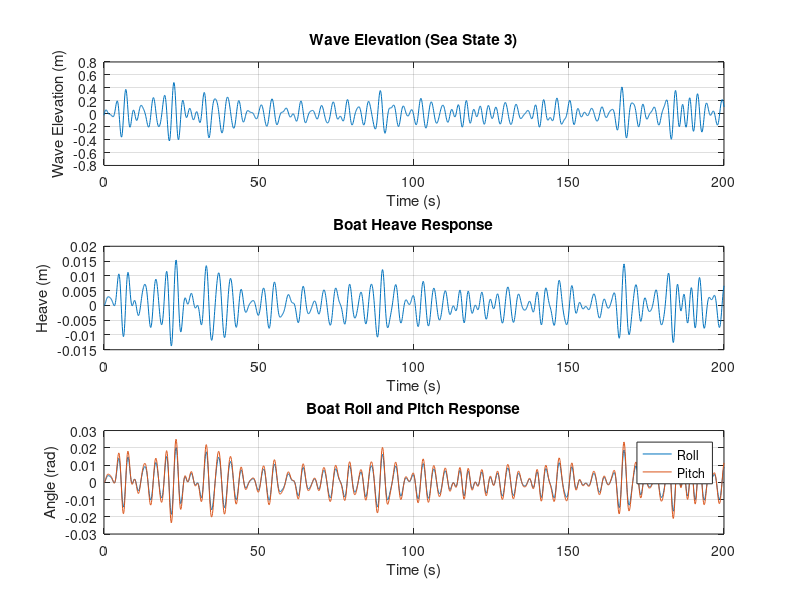

MATLAB code for this plot:
% Parameters for Douglas Sea State 3
Hs = 1;               % Significant wave height (average wave height), meters
Tp = 5;               % Peak period, seconds
omega = linspace(0.1, 3, 1000); % Angular frequency vector, rad/s
% Boat Parameters
m = 5000;             % Boat mass, kg
L = 8;                % Boat length, meters
B = 3;                % Boat beam (width), meters
Ixx = 8000;           % Moment of inertia about x-axis (roll), kg.m^2
Iyy = 10000;          % Moment of inertia about y-axis (pitch), kg.m^2
Izz = 12000;          % Moment of inertia about z-axis (yaw), kg.m^2
% Pierson-Moskowitz Spectrum
g = 9.81; % Acceleration due to gravity, m/s^2
alpha = 0.0081; % Empirical constant for PM spectrum
beta = 0.74; % Empirical constant
S = (alpha * g^2 ./ omega.^5) .* exp(-beta * (g ./ (omega .* Tp)).^4);
% Random phase angles for each wave component
phi = 2 * pi * rand(1, length(omega));
% Time domain simulation
dt = 0.1;                % Time step, seconds
t = 0:dt:200;            % Simulation time vector, seconds
eta = zeros(size(t));    % Wave elevation
% Generate wave elevation
for i = 1:length(omega)
    A = sqrt(2 * S(i) * (omega(2) - omega(1))); % Amplitude
    eta = eta + A * cos(omega(i) * t + phi(i));
end
% Calculate boat motion responses
% Transfer functions for boat motion (assumed simplified linear dynamics)
zeta_heave = 0.05;   % Damping ratio for heave
zeta_roll = 0.1;     % Damping ratio for roll
zeta_pitch = 0.1;    % Damping ratio for pitch
wn_heave = 2 * pi / Tp;  % Natural frequency for heave
wn_roll = wn_heave / 1.5; % Natural frequency for roll
wn_pitch = wn_heave / 1.2; % Natural frequency for pitch
% Boat response in each DOF
heave = zeros(size(t));
roll = zeros(size(t));
pitch = zeros(size(t));
for i = 2:length(t)
    % Heave response (vertical displacement)
    heave(i) = exp(-zeta_heave * wn_heave * dt) * heave(i-1) + ...
               (1 - exp(-zeta_heave * wn_heave * dt)) * eta(i);
    % Roll response (rotation about x-axis)
    roll(i) = exp(-zeta_roll * wn_roll * dt) * roll(i-1) + ...
              (1 - exp(-zeta_roll * wn_roll * dt)) * eta(i);
    % Pitch response (rotation about y-axis)
    pitch(i) = exp(-zeta_pitch * wn_pitch * dt) * pitch(i-1) + ...
               (1 - exp(-zeta_pitch * wn_pitch * dt)) * eta(i);
end
% Plot results
figure;
% Plot wave elevation
subplot(3, 1, 1);
plot(t, eta);
title('Wave Elevation (Sea State 3)');
xlabel('Time (s)');
ylabel('Wave Elevation (m)');
grid on;
% Plot boat heave
subplot(3, 1, 2);
plot(t, heave);
title('Boat Heave Response');
xlabel('Time (s)');
ylabel('Heave (m)');
grid on;
% Plot roll and pitch
subplot(3, 1, 3);
plot(t, roll, t, pitch);
title('Boat Roll and Pitch Response');
xlabel('Time (s)');
ylabel('Angle (rad)');
legend('Roll', 'Pitch');
grid on;
